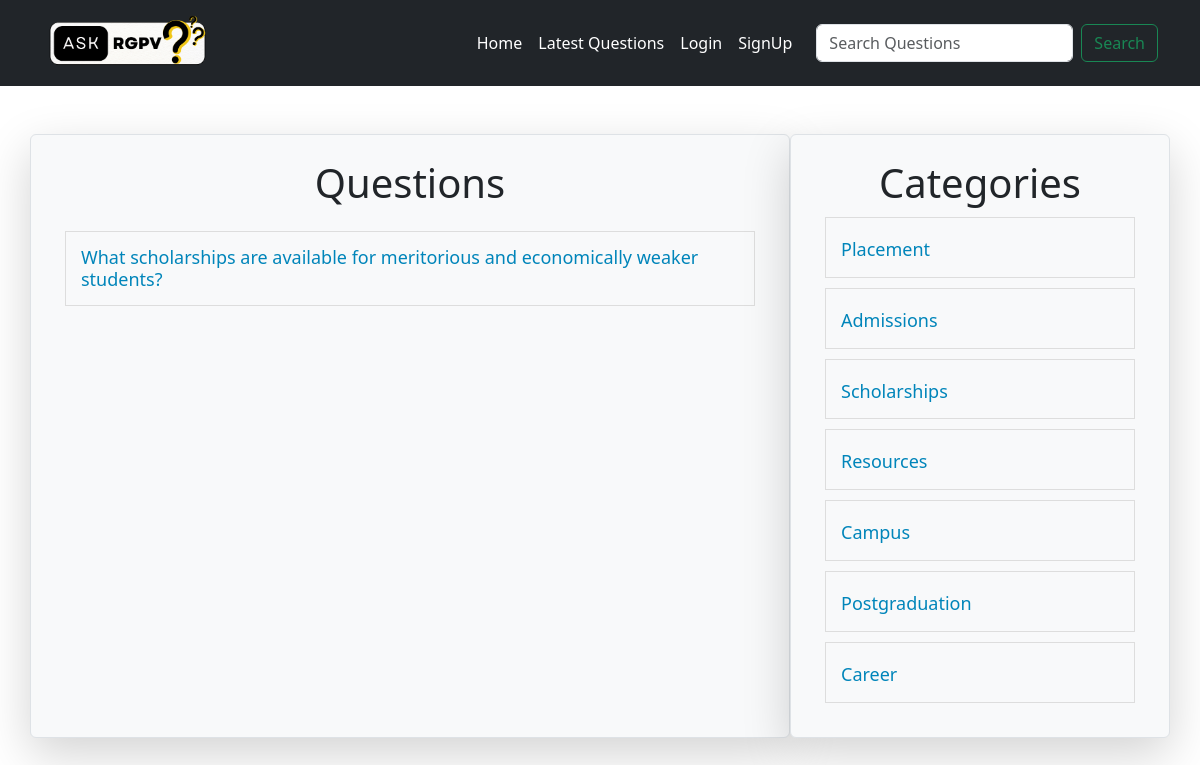
The page /?c-id=3 on the database its author committed.
### tables this page shows
CREATE TABLE `questions` (
  `id` int(10) NOT NULL,
  `title` varchar(100) NOT NULL,
  `description` varchar(300) NOT NULL,
  `category_id` int(10) NOT NULL,
  `user_id` int(10) NOT NULL
);

CREATE TABLE `category` (
  `id` int(30) NOT NULL,
  `name` varchar(100) NOT NULL
);

### client/categorylist.php (the view)
<div>
    <h1 class="heading">Categories</h1>
    <?php
    include("./common/db.php");
    $query="select * from category";
     $result = $conn->query($query);
     foreach($result as $row){
        $name= ucfirst($row['name']);
        $id= $row['id'];
        echo "<div class='row question-list'>
         <h4><a href='?c-id=$id'>$name</a></h4>
        </div>";
     }
    ?>
</div>

### client/questions.php (shortened to what this page needs)
<div class="container mt-5">
    <div class="row">
        <div class="col-md-8 col-12 p-4 border rounded shadow-lg bg-light">
            <h1 class="heading mb-4">Questions</h1>
            <?php
                include("./common/db.php");
                if(isset($_GET["c-id"])){
                    $query="select * from questions where category_id=$cid";
                } else if(isset($_GET["u-id"])){
                    $query="select * from questions where user_id=$uid";
                } else if(isset($_GET["latest"])){
                    $query="select * from questions order by id desc";
                } else if(isset($_GET["search"])){
                    $query = "select * from questions where `title` LIKE '%$search%'";
                } else {
                    $query="select * from questions";
                }
                $result = $conn->query($query);
                foreach ($result as $row) {
                    $title = $row['title'];
                    $id = $row['id'];
                    echo "<div class='row question-list'>
                            <h4 class='my-question'><a href='?q-id=$id'>$title</a>";
                    echo "</h4>
                          </div>";
                }
            ?>
        </div>
        <div class="col-md-4 col-12 p-4 bg-light border rounded shadow-lg">
            <?php include('categorylist.php'); ?>
        </div>
    </div>
</div>

### public/style.css (style rules this page uses)
a { color: grey !important; }
.heading { text-align: center; }
.question-list { border: 1px solid #ddd; padding: 15px; margin: 10px; }
.question-list h4 { margin: 0; padding: 0; }
.question-list a, .question-title { font-size: 18px; text-decoration: none; color: rgb(0, 133, 186) !important; }
.my-question { display: flex; justify-content: space-between; }

### rows shown on the page
questions: title "What scholarships are available for meritorious and economically weaker students?"
category: name "Placement"
category: name "Admissions"
category: name "Scholarships"
category: name "Resources"
category: name "Campus"
category: name "Postgraduation"
category: name "Career"
